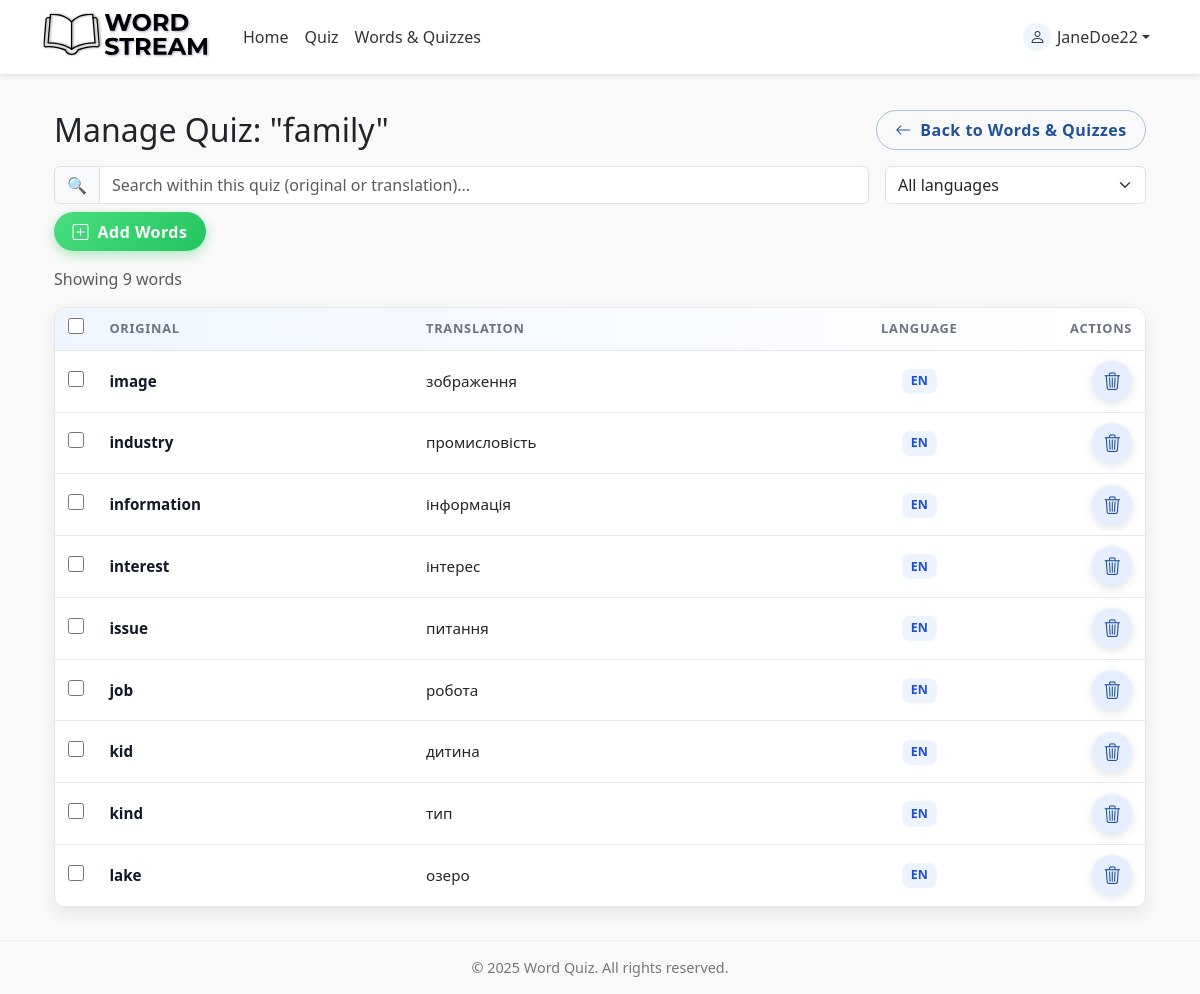
Screenshot of /quiz/21/ (signed in) with the database file from the repository.
### quiz/models.py (models this page shows, shortened)
class CustomQuiz(models.Model):
    owner = models.ForeignKey(
        User,
        on_delete=models.CASCADE,
        related_name="custom_quizzes",
        null=True,      # temporary
        blank=True,
    )
    title = models.CharField(max_length=100)
    words = models.ManyToManyField(Word, related_name="in_quizzes")

class Word(models.Model):
    LANGUAGE_CHOICES = [
        ("de", "German"),
        ("en", "English"),
        ("uk", "Ukrainian"),
        ("pl", "Polish"),
        ("fr", "French"),
        ("es", "Spanish"),
    ]
    owner = models.ForeignKey(
        User,
        on_delete=models.CASCADE,
        related_name="words",
        null=True,       # temporary so old rows are allowed
        blank=True,      # same
    )
    original_word = models.CharField(max_length=100)
    translation = models.CharField(max_length=100)
    language = models.CharField(
        max_length=5,
        choices=LANGUAGE_CHOICES,
        default="de",
        blank=True,      # empty string means "unknown"
    )
    is_quizable = models.BooleanField(default=True)
    times_quizzed = models.IntegerField(default=0)
    correct_answers = models.IntegerField(default=0)
    timeout = models.IntegerField(default=0)
    class Meta:
        unique_together = ("owner", "original_word", "language")

### quiz/views.py (the view)
# urls.py: path('quiz/<int:pk>/', views.custom_quiz_detail, name='custom_quiz_detail'),
@login_required
def custom_quiz_detail(request, pk):
    quiz = get_object_or_404(CustomQuiz, pk=pk, owner=request.user)
    quiz_words = quiz.words.order_by('original_word')
    all_words = Word.objects.filter(owner=request.user).exclude(
        pk__in=quiz_words.values('pk')
    ).order_by('original_word')
    context = {
        'quiz': quiz,
        'quiz_words': quiz_words,
        'all_words': all_words,
        'language_choices': Word.LANGUAGE_CHOICES,
    }
    return render(request, 'quiz/quiz_manage_words.html', context)

### quiz/templates/quiz/quiz_manage_words.html (shortened to what this page needs)
{% extends "base.html" %}
{% load static %}
{% block content %}
<div class="container mt-1"
     id="quiz-manage-root"
     data-quiz-id="{{ quiz.id }}"
     data-add-url="{% url 'quiz:quiz_add_words' quiz.id %}"
     data-remove-url="{% url 'quiz:quiz_remove_word' quiz.id %}"
     data-bulk-remove-url="{% url 'quiz:bulk_remove_quiz_words' quiz.id %}">
    <div class="d-flex flex-column flex-sm-row justify-content-between align-items-sm-center mb-3">
        <h2 class="mb-0 order-first order-sm-first text-center text-sm-start">
          Manage Quiz: "{{ quiz.title }}"
        </h2>
      <a
        href="{% url 'quiz:word_list' %}"
        class="btn btn-ws-base btn-ws-outline text-nowrap mt-2 mt-sm-0 order-last order-sm-last"
      >
        <i class="bi bi-arrow-left me-1"></i>
        Back to Words &amp; Quizzes
      </a>
    </div>
  {% include "quiz/partials/manage/_quiz_words_table.html" %}
</div>
{% endblock %}

### quiz/templates/base.html (shortened to what this page needs)
{% load static %}
<!DOCTYPE html>
<html lang="en">
<head>
    <link rel="stylesheet" href="https://cdn.jsdelivr.net/npm/bootstrap@5.3.3/dist/css/bootstrap.min.css">
    <link rel="stylesheet" href="https://cdn.jsdelivr.net/npm/bootstrap-icons@1.11.3/font/bootstrap-icons.css">
    <link rel="stylesheet" href="{% static 'quiz/css/styles.css' %}">
</head>
<body>
    <nav class="navbar navbar-expand-lg">
        <div class="container">
            <a class="navbar-brand d-flex align-items-center" href="{% url 'quiz:index' %}">
                <img src="{% static 'quiz/images/logo.svg' %}" alt="" class="ws-logo me-2 align-middle">
            </a>
            <div class="collapse navbar-collapse" id="navbarNav">
                <ul class="navbar-nav me-auto mb-2 mb-lg-0">
                    <li class="nav-item">
                        <a class="nav-link" href="{% url 'quiz:index' %}">Home</a>
                    </li>
                    <li class="nav-item">
                        <a class="nav-link" href="{% url 'quiz:quiz' %}">Quiz</a>
                    </li>
                    {% if user.is_authenticated %}
                    <li class="nav-item">
                        <a class="nav-link" href="{% url 'quiz:word_list' %}">
                            Words &amp; Quizzes
                        </a>
                    </li>
                    {% endif %}
                </ul>
                <ul class="navbar-nav ms-auto mb-2 mb-lg-0">
                    {% if user.is_authenticated %}
                    <li class="nav-item dropdown">
                        <a class="nav-link dropdown-toggle d-flex align-items-center" href="#" role="button" data-bs-toggle="dropdown" aria-expanded="false">
                            <span class="user-avatar">
                                <i class="bi bi-person"></i>
                            </span>
                            <span>{{ user.username }}</span>
                        </a>
                    </li>
                    {% endif %}
                </ul>
            </div>
        </div>
    </nav>
    <main class="container">
        {% block content %}
        {% endblock %}
    </main>
    <footer>
        &copy; {% now "Y" %} Word Quiz. All rights reserved.
    </footer>
</body>
</html>

### quiz/templates/quiz/partials/manage/_quiz_words_table.html (shortened to what this page needs)
<div class="mb-3">
    <div class="row g-2 g-lg-3 align-items-lg-center mb-2">
        <div class="col-12 col-lg-9">
            <div class="input-group">
                <span class="input-group-text">🔍</span>
                <input type="text" id="quiz-word-search" class="form-control" placeholder="Search within this quiz (original or translation)...">
            </div>
        </div>
        <div class="col-12 col-lg-3">
            <select id="quiz-language-filter" class="form-select">
                <option value="">All languages</option>
            </select>
        </div>
    </div>
    <div class="d-flex flex-column flex-sm-row justify-content-start gap-2">
        <button
          id="open-add-words-modal-btn"
          class="btn btn-ws-base btn-ws-success flex-fill flex-sm-grow-0 text-nowrap"
          data-quiz-id="{{ quiz.id }}"
          data-candidate-url="{% url 'quiz:quiz_candidate_words' quiz.id %}"
          data-add-url="{% url 'quiz:quiz_add_words' quiz.id %}"
        >
          <i class="bi bi-plus-square me-1"></i>
          Add Words
        </button>
    </div>
</div>
<p class="text-muted mb-3" id="quiz-word-count-text">
    Showing
    <span id="quiz-word-count-number">{{ quiz_words|length }}</span>
    word{% if quiz_words|length != 1 %}s{% endif %}
</p>
<div class="ws-table-wrapper">
    <div class="ws-table-scroll">
        <table class="ws-table">
            <thead>
                <tr>
                    <th class="ws-check-header">
                        <input type="checkbox" id="quiz-word-select-all" class="ws-check-input">
                    </th>
                    <th>Original</th>
                    <th>Translation</th>
                    <th class="ws-lang-header">Language</th>
                    <th class="ws-actions-header">Actions</th>
                </tr>
            </thead>
            <tbody id="quiz-word-table-body">
                {% for word in quiz_words %}
                <tr data-word-id="{{ word.id }}" data-language="{{ word.language }}">
                    <td class="ws-check-cell">
                        <input type="checkbox" class="ws-check-input quiz-word-checkbox">
                    </td>
                    <td class="ws-col-original">
                        {{ word.original_word }}
                    </td>
                    <td class="ws-col-translation">
                        {{ word.translation }}
                    </td>
                    <td class="ws-lang-cell">
                        <span class="ws-lang-badge">
                            {{ word.language|upper }}
                        </span>
                    </td>
                    <td class="ws-actions-cell">
                        <div class="btn-row">
                            <button type="button" class="btn-ws-icon delete remove-word-btn" title="Remove from quiz" aria-label="Remove word from this quiz">
                                <i class="bi bi-trash3"></i>
                            </button>
                        </div>
                    </td>
                </tr>
                {% empty %}
                <tr>
                    <td colspan="5" class="text-center text-muted py-4">
                        This quiz has no words yet.
                    </td>
                </tr>
                {% endfor %}
            </tbody>
        </table>
    </div>
</div>

### quiz/static/quiz/css/styles.css (style rules this page uses)
body { background-color: #f5f7fb; font-family: system-ui, -apple-system, BlinkMacSystemFont, "Segoe UI", sans-serif; }
.btn-row { display: flex; flex-wrap: wrap; gap: 0.75rem; }
.btn-ws-base { border-radius: 999px; font-weight: 600; letter-spacing: 0.03em; padding-inline: 1.15rem; padding-block: 0.45rem; border-width: 0; box-shadow: 0 4px 10px rgba(15, 35, 52, 0.1); transition: background-color 0.3s ease, color 0.3s ease, box-shadow 0.3s ease, transform 0.12s ease; }
.btn-ws-outline { background-color: transparent; color: #215298; border: 1px solid rgba(33, 82, 152, 0.35); box-shadow: none; }
.btn-ws-success { background: linear-gradient(135deg, #4ade80, #22c55e); color: #ffffff; box-shadow: 0 4px 12px rgba(34, 197, 94, 0.35); }
.btn-ws-icon { width: 2.5rem; height: 2.5rem; border-radius: 50%; display: inline-flex; align-items: center; justify-content: center; padding: 0; background-color: #e5efff; color: #215298; box-shadow: 0 3px 10px rgba(15, 35, 52, 0.12); }
.btn-ws-icon i { font-size: 1.1rem; }
.ws-logo { height: 48px; display: inline-block; vertical-align: middle; transform: translateY(-2px); }
.ws-table-wrapper { margin: 0 auto; max-width: 100%; border: 1px solid #e5e7eb; border-radius: 12px; background: #ffffff; overflow: hidden; box-shadow: 0 6px 16px rgba(15, 35, 52, 0.08); }
.ws-table-scroll { overflow-x: auto; width: 100%; }
table.ws-table { width: 100%; border-collapse: collapse; font-size: 0.95rem; }
.ws-table thead { background: linear-gradient(to right, #eff6ff, #ffffff); }
.ws-table thead th { padding: 0.65rem 0.8rem; border-bottom: 1px solid #e5e7eb; font-size: 0.8rem; text-transform: uppercase; letter-spacing: 0.06em; font-weight: 600; color: #6b7280; white-space: nowrap; }
.ws-lang-header { text-align: center; vertical-align: middle; }
.ws-table tbody td { padding: 0.65rem 0.8rem; border-bottom: 1px solid #e5e7eb; vertical-align: middle; }
.ws-col-original { white-space: nowrap; overflow: hidden; text-overflow: ellipsis; max-width: 200px; font-weight: 600; color: #111827; }
.ws-col-translation { white-space: normal; }
.ws-check-header, .ws-check-cell { width: 40px; text-align: center; }
.ws-check-input { width: 16px; height: 16px; cursor: pointer; accent-color: #3180ed; }
.ws-lang-cell { text-align: center; vertical-align: middle; }
.ws-lang-badge { display: inline-block; padding: 0.2rem 0.55rem; border-radius: 8px; background-color: #eef4ff; color: #1d4ed8; font-size: 0.78rem; font-weight: 600; }
.ws-actions-cell { white-space: nowrap; width: 1%; text-align: right; vertical-align: middle; }
.ws-actions-cell .btn-row { display: inline-flex; flex-wrap: nowrap; align-items: center; gap: 0.4rem; }
.ws-actions-cell .btn-ws-icon { border: none; outline: none; }
.ws-actions-header { text-align: center; vertical-align: middle; }

### quiz/templates/base.html (style rules this page uses)
body { background-color: #f9f9f9; font-family: system-ui, sans-serif; max-width: 100%; overflow-x: hidden; }
main { padding: 2rem 1rem; min-height: 80vh; }
footer { text-align: center; color: #777; padding: 1rem 0; border-top: 1px solid #eee; font-size: 0.9rem; }
nav.navbar { background-color: #ffffff; box-shadow: 0 2px 5px rgba(0, 0, 0, 0.1); }
.navbar-brand { font-weight: 600; font-size: 1.3rem; }
.nav-link { color: #333 !important; font-weight: 500; }
.user-avatar { width: 28px; height: 28px; border-radius: 50%; background: #0d6efd10; display: inline-flex; align-items: center; justify-content: center; margin-right: 0.35rem; }
.user-avatar i { font-size: 1rem; }

### rows the page displays
CustomQuiz: title "family"
Word: original_word "image", translation "зображення", language "EN"
Word: original_word "industry", translation "промисловість", language "EN"
Word: original_word "information", translation "інформація", language "EN"
Word: original_word "interest", translation "інтерес", language "EN"
Word: original_word "issue", translation "питання", language "EN"
Word: original_word "job", translation "робота", language "EN"
Word: original_word "kid", translation "дитина", language "EN"
Word: original_word "kind", translation "тип", language "EN"
Word: original_word "lake", translation "озеро", language "EN"

### other values shown
{{ user.username }} "JaneDoe22"
{{ quiz_words|length }} "9"
